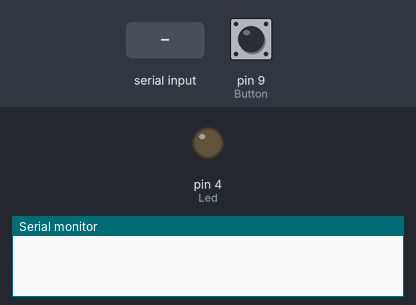
Bench run of a sketch on a simulated Arduino Uno, built with avr-gcc and run on an emulated ATmega328P. Shown: output pins drawn as LEDs (lit = HIGH), the last lines printed to the serial monitor. The inputs (shaded band) are chosen by the test bench; at power-on: pin 9 (Button) LOW.

Above: at 1.2 s.
1.3 s: pin 9 (Button) pulled HIGH for 0.15 s
At 1.8 s:
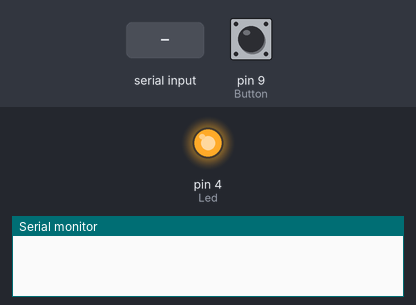
3.0 s: "request" received over Serial
5.5 s: pin 9 (Button) pulled HIGH for 1 s
At 6.3 s:
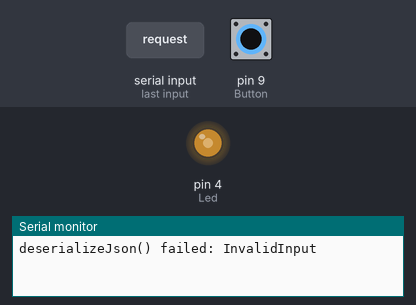
8.0 s: pin 9 (Button) pulled HIGH for 3.2 s
At 11.8 s:
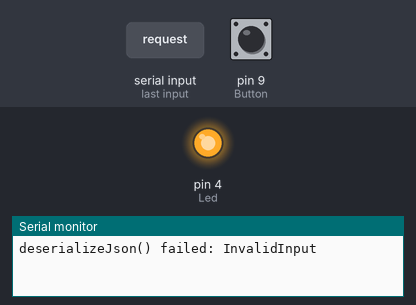
Timing chart, 0 to 13.3 s (numbered marks = the images above; inputs shaded):
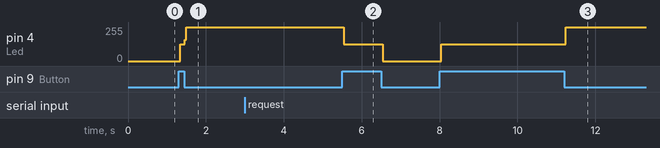

Measured:
- after the input at 1.3 s, pin 4 (Led): 0/255 → 127/255 at once, → 255/255 0.12 s later
- after the input at 5.5 s, pin 4 (Led): 255/255 → 127/255 at once, → 0/255 1.0 s later
- after the input at 8.0 s, pin 4 (Led): 0/255 → 127/255 at once, → 255/255 3.2 s later

The sketch:

arduino_side.ino
```cpp
// This project was highly copied from this - https://www.youtube.com/watch?v=6-RXqFS_UtU

#include <ArduinoJson.h>

String message = "";
bool messageReady = false;

int Led = 4;
int Button = 9;

bool ledStatus = false;

void setup() {
  Serial.begin(9600);

  // put your setup code here, to run once:
  pinMode(Led, OUTPUT);
  pinMode(Button, INPUT);

}

void loop() {
  // put your main code here, to run repeatedly:
  led();
  while(Serial.available()){
      message = Serial.readString();
      messageReady = true;
    }

  if(messageReady){
      DynamicJsonDocument doc(1024);
      DeserializationError error = deserializeJson(doc,message);
      if(error){
          Serial.print(F("deserializeJson() failed: "));
          Serial.println(error.c_str());
          messageReady = false;
          return;
        }
      // Request from ESP8266
      if(doc["type"] == "request"){
          doc["type"] = "response";
          doc["led"] = ledStatus;
          serializeJson(doc, Serial);
        }
      messageReady = false;
    }
}

void led(){
    if(digitalRead(Button)){
    if(ledStatus){
        digitalWrite(Led, LOW);
        ledStatus = !ledStatus;
       }else{
        digitalWrite(Led, HIGH);
        ledStatus = !ledStatus;
       }
    }
  }
```
